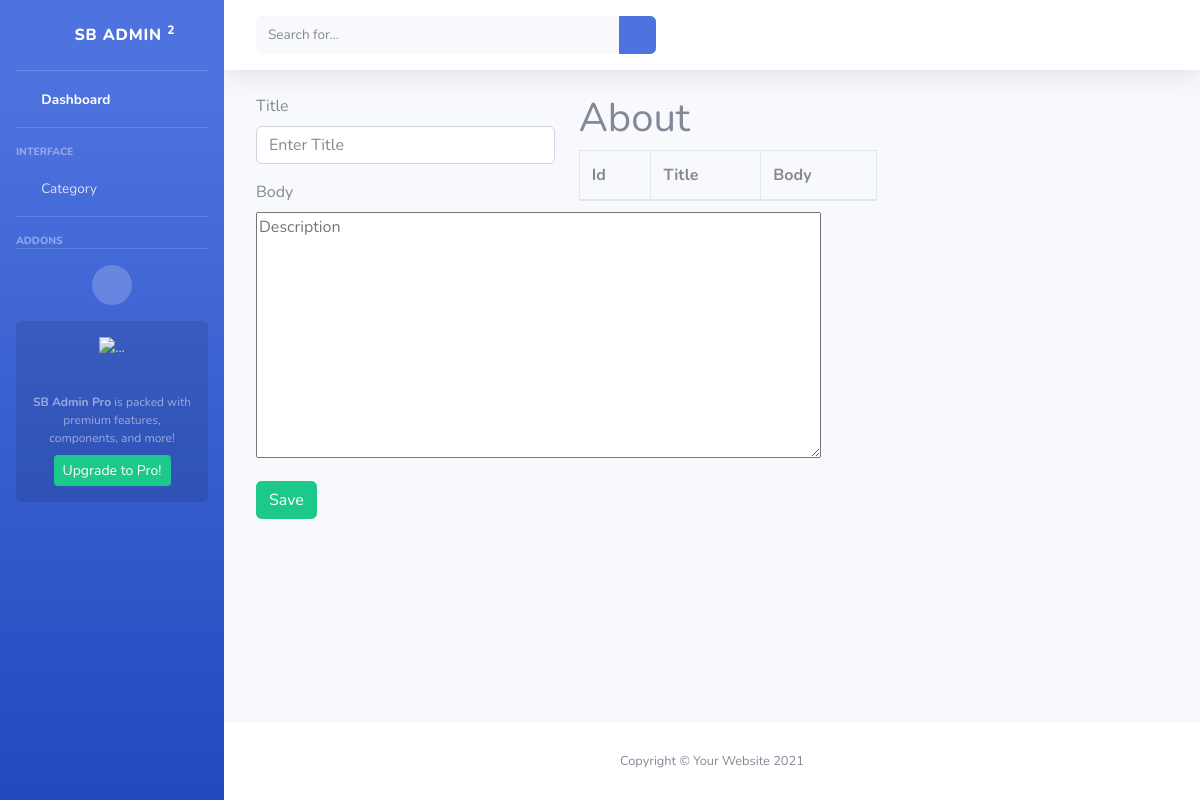
The page /back/skill/ on the database as committed earlier.
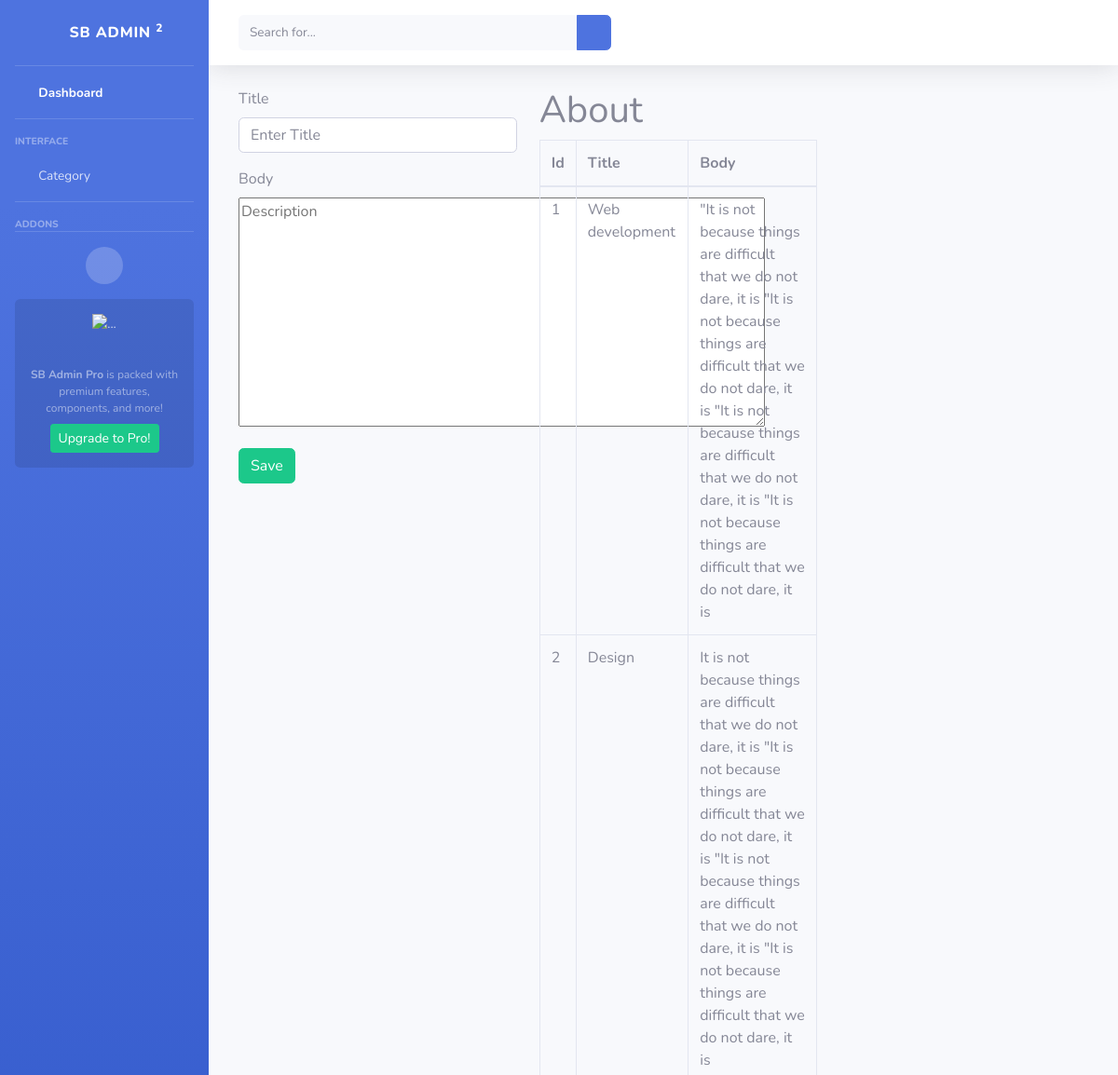
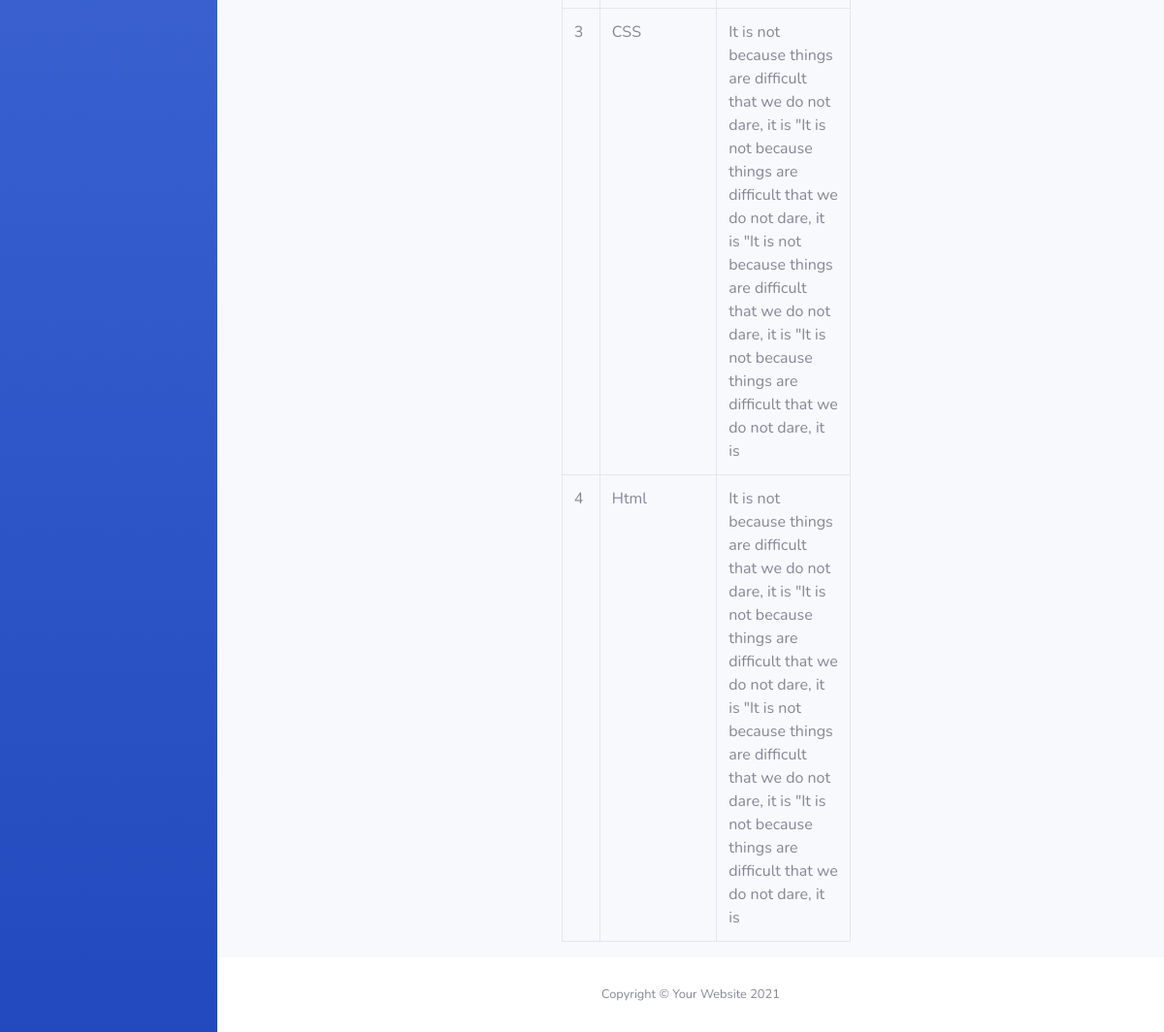
The same page on the database as committed later (2 pictures, top to bottom).
### myapp/models.py (models this page shows, shortened)
class Skill(models.Model):
    title = models.CharField(max_length=50)
    body = models.TextField()

### myapp/views.py (the view)
# urls.py: path('back/skill/', views.skilladmin, name='skill_admin'),
def skilladmin(request):
    page = 'skill_create'
    form = SkillForm()
    skills = Skill.objects.all()
    if request.method == 'POST':
        form = SkillForm(request.POST)
        if form.is_valid():
            form.save()
        return redirect('skill_admin')
    context = {
        'page':page,
        'form':form,
        'skills':skills
    }
    return render(request, 'back/skill.html', context)

### myapp/forms.py
class SkillForm(ModelForm):
    class Meta:
        model = Skill
        fields = "__all__"

### myapp/templates/back/skill.html (shortened to what this page needs)
{% extends 'back/index.html' %}
{% block content %}
<div class="row" style="margin-left: 20px;">
    <div class="col col-md-4">
        <form action="" method="POST" enctype="multipart/form-data">
            <div class="title mb-3">
                <label for="" class="form-label">Title</label>
                <input type="text" name="title" id="" class="form-control" placeholder="Enter Title">
            </div>
            <div class="body mb-3">
                <label for="" class="form-label">Body</label>
                <textarea name="body" id="" cols="60" rows="10" placeholder="Description"></textarea>
            </div>
            <button type="submit" class="btn btn-success">Save</button>
        </form>
    </div>
    <div class="col col-md-4">
        <h1>About </h1>
        <table class="table table-bordered table-hover">
            <thead>
                <tr>
                    <th>Id</th>
                    <th>Title</th>
                    <th>Body</th>
                </tr>
            </thead>
            <tbody>
                {% for skill in skills %}
                  <tr>
                    <td>{{ forloop.counter }}</td>
                    <td>{{ skill.title }}</td>
                    <td>{{ skill.body }}</td>
                  </tr>
                {% endfor %}
            </tbody>
        </table>
    </div>
    <div class="col col-md-4"></div>
</div>
{% endblock content %}

Rows that differ between the two databases and show on the page:
added Skill: title "Web development", body "\"It is not because things are difficult that we do not dare, it is \"It is not because things are difficult that we do not dare, it is \"It is not because things are difficult that we do not dare, it is \"It is not because things are difficult that we do not dare, it is"
added Skill: title "Design", body "It is not because things are difficult that we do not dare, it is \"It is not because things are difficult that we do not dare, it is \"It is not because things are difficult that we do not dare, it is \"It is not because things are difficult that we do not dare, it is"
added Skill: title "CSS", body "It is not because things are difficult that we do not dare, it is \"It is not because things are difficult that we do not dare, it is \"It is not because things are difficult that we do not dare, it is \"It is not because things are difficult that we do not dare, it is"
added Skill: title "Html", body "It is not because things are difficult that we do not dare, it is \"It is not because things are difficult that we do not dare, it is \"It is not because things are difficult that we do not dare, it is \"It is not because things are difficult that we do not dare, it is"
